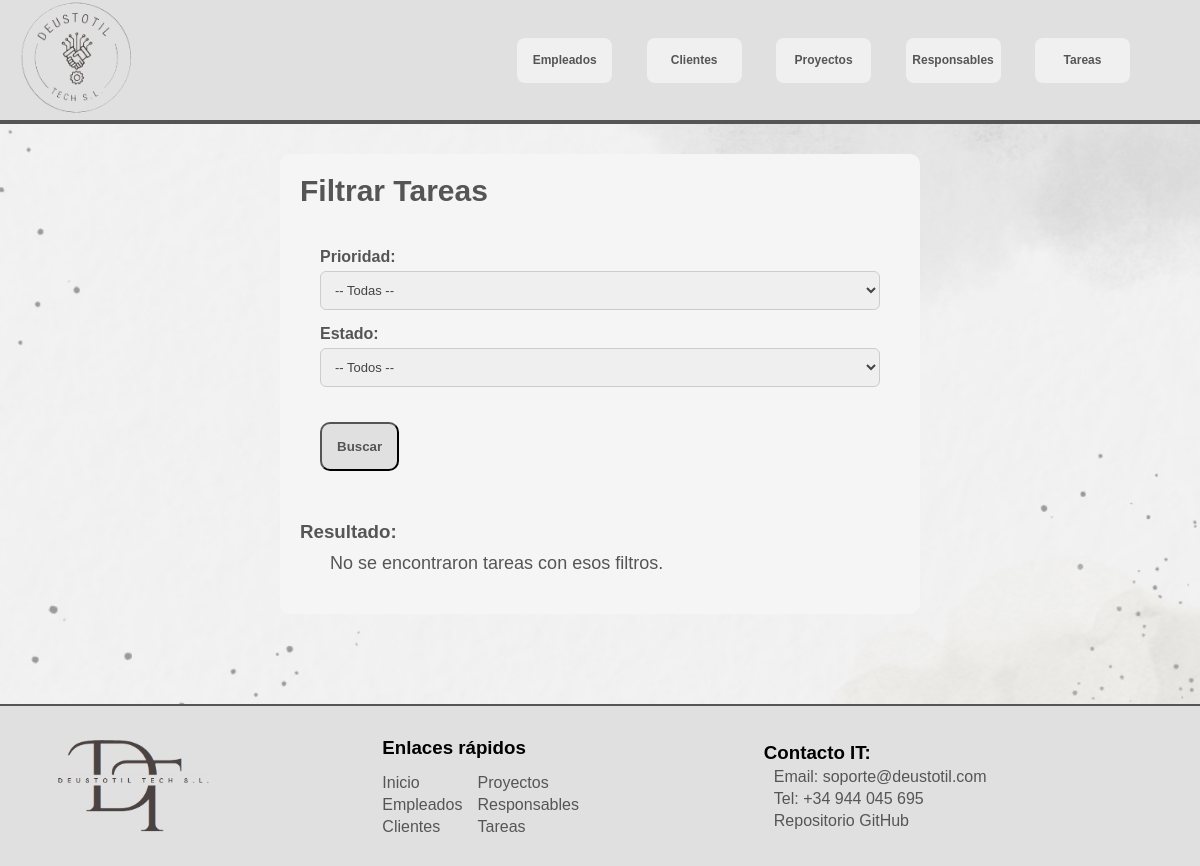
Page /deustotil/buscar_tareas on the earlier database version.
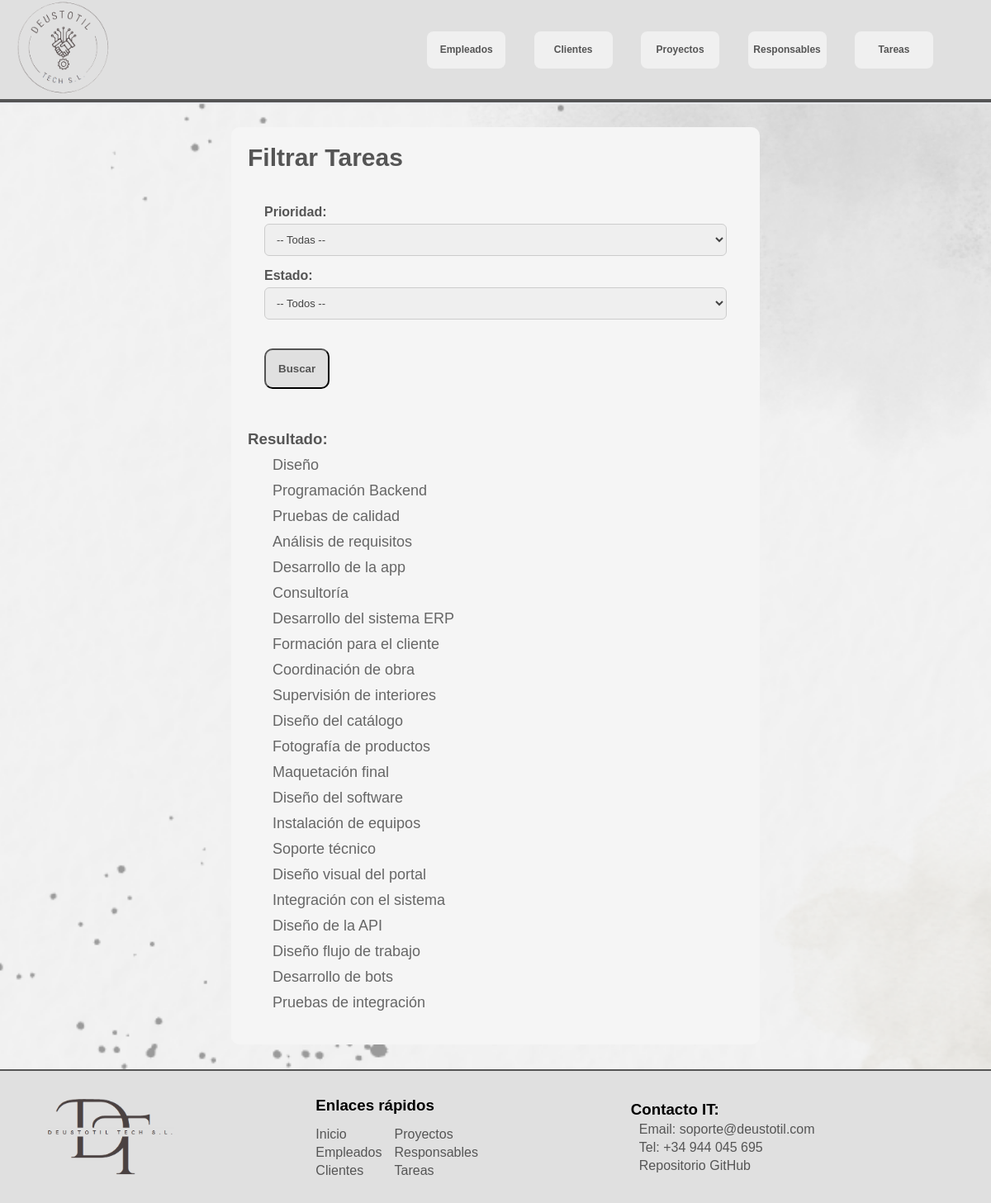
Same page on the later database version.
### appdeustotil/models.py (models this page shows, shortened)
class Tarea(models.Model):
    nombre = models.CharField(max_length=30)
    descripcion = models.TextField(null = True, blank=True)
    fecha_inicio = models.DateField()
    fecha_fin = models.DateField()
    responsable = models.ManyToManyField(Empleado)
    proyecto = models.ForeignKey(Proyecto, on_delete=models.CASCADE)
    prioridad = models.CharField(max_length= 5, choices=[("Baja","baja"), ("Media","media"), ("Alta","alta")], default = "baja")
    estado = models.CharField(max_length=10, choices=[("Abierta","abierta"),("Asignada","asignada"), ("En proceso","en proceso"), ("Finalizada","finalizada")], default="Abierta")
    notas = models.TextField(null = True, blank=True)

### appdeustotil/views.py (the view)
# urls.py: path('buscar_tareas', views.buscarTarea, name='buscar_tareas'),
def buscarTarea(request):
    prioridad = request.GET.get('prioridad', '')
    estado = request.GET.get('estado', '')
    tareas = Tarea.objects.all()
    if prioridad:
        tareas = tareas.filter(prioridad=prioridad)
    if estado:
        tareas = tareas.filter(estado=estado)
    context = {
        'tareas': tareas,
        'prioridad': prioridad,
        'estado': estado,
    }
    return render(request, 'buscar_tareas.html', context)

### appdeustotil/templates/buscar_tareas.html (shortened to what this page needs)
{% extends "base.html" %}
{% block content %}
<section id="content">
<h2>Filtrar Tareas</h2>
<form method="get">
    <label for="prioridad">Prioridad:</label>
    <select name="prioridad" id="prioridad">
        <option value="">-- Todas --</option>
    </select>
    <label for="estado">Estado:</label>
    <select name="estado">
            <option value="">-- Todos --</option>
        </select>
    <button type="submit">Buscar</button>
</form>
<h3>Resultado:</h3>
<ul>
    {% for tarea in tareas %}
        <li>
            <a href="{% url 'detalles_tarea' tarea.id %}">{{ tarea.nombre }}</a>
        </li>
    {% empty %}
        <li>No se encontraron tareas con esos filtros.</li>
    {% endfor %}
</ul>
</section>
{% endblock %}

Differences in the rows shown:
added Tarea: nombre "Diseño"
added Tarea: nombre "Programación Backend"
added Tarea: nombre "Pruebas de calidad"
added Tarea: nombre "Análisis de requisitos"
added Tarea: nombre "Desarrollo de la app"
added Tarea: nombre "Consultoría"
added Tarea: nombre "Desarrollo del sistema ERP"
added Tarea: nombre "Formación para el cliente"
added Tarea: nombre "Coordinación de obra"
added Tarea: nombre "Supervisión de interiores"
added Tarea: nombre "Diseño del catálogo"
added Tarea: nombre "Fotografía de productos"
added Tarea: nombre "Maquetación final"
added Tarea: nombre "Diseño del software"
added Tarea: nombre "Instalación de equipos"
added Tarea: nombre "Soporte técnico"
added Tarea: nombre "Diseño visual del portal"
added Tarea: nombre "Integración con el sistema"
added Tarea: nombre "Diseño de la API"
added Tarea: nombre "Diseño flujo de trabajo"
added Tarea: nombre "Desarrollo de bots"
added Tarea: nombre "Pruebas de integración"
Other differences:
text no longer shown: "No se encontraron tareas con esos filtros."
